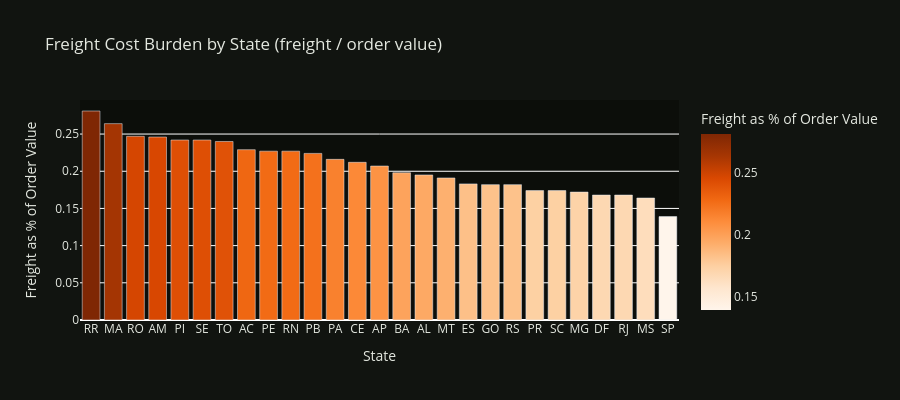

Here is the notebook cell this chart was saved with:
### Markdown cell above
### 3b. Freight Burden by State

### Code cell
fig = px.bar(
    state_orders.sort_values('freight_ratio', ascending=False),
    x='customer_state', y='freight_ratio',
    color='freight_ratio',
    color_continuous_scale='Oranges',
    labels={'customer_state': 'State',
            'freight_ratio': 'Freight as % of Order Value'},
    title='Freight Cost Burden by State (freight / order value)'
)
fig.update_layout(
    height=400,
    plot_bgcolor='#0c0e0a', paper_bgcolor='#111410',
    font=dict(color='#e4e8e0')
)
fig.show()

print('Highest freight burden states (freight as % of order value):')
print(state_orders.nlargest(5,'freight_ratio')[['customer_state','freight_ratio','avg_freight','avg_order_val']].to_string(index=False))
print('\nLowest freight burden states:')
print(state_orders.nsmallest(5,'freight_ratio')[['customer_state','freight_ratio','avg_freight','avg_order_val']].to_string(index=False))

### Figure 1 — Plotly figure (JSON) as saved in the notebook; plotly's stock layout.template omitted (floating-point values rounded to 4 significant figures)
{"data": [{"hovertemplate": "State=%{x}<br>Freight as % of Order Value=%{marker.color}<extra></extra>", "legendgroup": "", "marker": {"color": [0.281, 0.264, 0.247, 0.246, 0.242, 0.242, 0.24, 0.229, 0.227, 0.227, 0.224, 0.216, 0.212, 0.207, 0.198, 0.195, 0.191, 0.183, 0.182, 0.182, 0.174, 0.174, 0.172, 0.168, 0.168, 0.164, 0.139], "coloraxis": "coloraxis", "pattern": {"shape": ""}}, "name": "", "orientation": "v", "showlegend": false, "textposition": "auto", "type": "bar", "x": ["RR", "MA", "RO", "AM", "PI", "SE", "TO", "AC", "PE", "RN", "PB", "PA", "CE", "AP", "BA", "AL", "MT", "ES", "GO", "RS", "PR", "SC", "MG", "DF", "RJ", "MS", "SP"], "xaxis": "x", "y": [0.281, 0.264, 0.247, 0.246, 0.242, 0.242, 0.24, 0.229, 0.227, 0.227, 0.224, 0.216, 0.212, 0.207, 0.198, 0.195, 0.191, 0.183, 0.182, 0.182, 0.174, 0.174, 0.172, 0.168, 0.168, 0.164, 0.139], "yaxis": "y"}], "layout": {"barmode": "relative", "coloraxis": {"colorbar": {"title": {"text": "Freight as % of Order Value"}}, "colorscale": [[0, "rgb(255,245,235)"], [0.125, "rgb(254,230,206)"], [0.25, "rgb(253,208,162)"], [0.375, "rgb(253,174,107)"], [0.5, "rgb(253,141,60)"], [0.625, "rgb(241,105,19)"], [0.75, "rgb(217,72,1)"], [0.875, "rgb(166,54,3)"], [1, "rgb(127,39,4)"]]}, "font": {"color": "#e4e8e0"}, "height": 400, "legend": {"tracegroupgap": 0}, "paper_bgcolor": "#111410", "plot_bgcolor": "#0c0e0a", "title": {"text": "Freight Cost Burden by State (freight / order value)"}, "xaxis": {"anchor": "y", "domain": [0, 1], "title": {"text": "State"}}, "yaxis": {"anchor": "x", "domain": [0, 1], "title": {"text": "Freight as % of Order Value"}}}}
